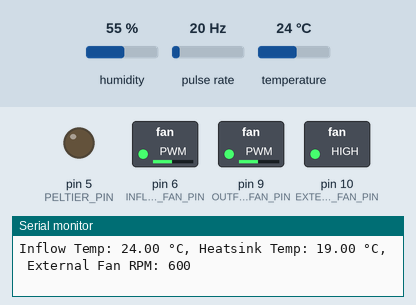
This sketch was run on a simulated Arduino Uno, built with avr-gcc and run on an emulated ATmega328P. On the bench: switched loads named in the sketch (green lamp = pin HIGH), output pins drawn as LEDs (lit = HIGH), the last lines printed to the serial monitor. Wiring (inferred from the names in the program): pulse sensor: data pin 2. The test bench sets the inputs (shaded band); at power-on: pulse rate 20 Hz, temperature 24 °C, humidity 55 %.

Above: at 1.2 s.
1.3 s: pulse rate (sensor on pin 2) set to 95 Hz
4.7 s: pulse rate (sensor on pin 2) set to 99 Hz
At 6.9 s:
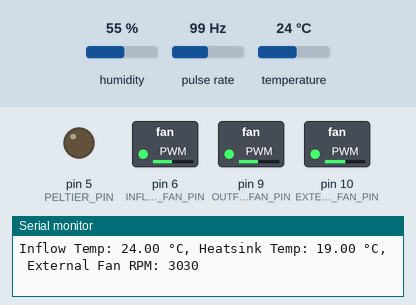
8.1 s: temperature set to 15.8 °C
10.9 s: temperature set to 14.1 °C
12.4 s: pulse rate (sensor on pin 2) set to 4 Hz
At 14.9 s:
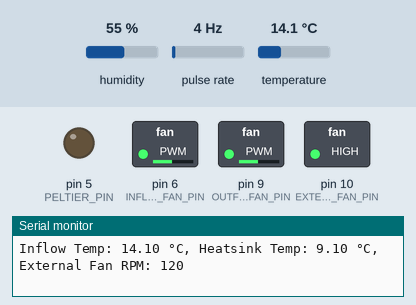
15.2 s: temperature set to 24.3 °C
17.5 s: temperature set to 25.6 °C
At 19.3 s:
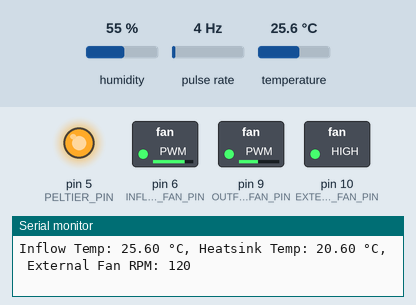
Timing chart, 0 to 20.8 s (numbered marks = the images above; inputs shaded):
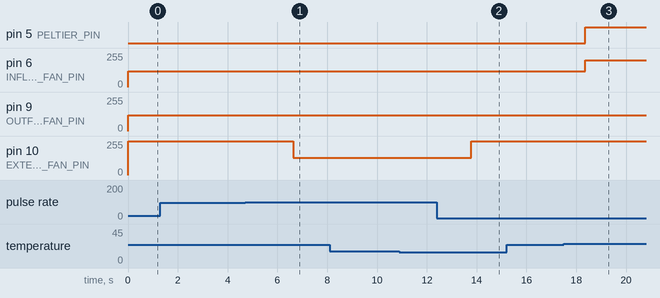

Measured:
- the behaviour switches between 98 and 99 Hz on pulse rate (sensor on pin 2) (found by bisection; images 0 and 1)
- the behaviour switches between 25 and 25.1 °C on temperature (found by bisection; images 2 and 3)
- after the input at 4.7 s, pin 10 (EXTERNAL_FAN_PIN): 255/255 → 128/255 after 1.9 s
- after the input at 12.4 s, pin 10 (EXTERNAL_FAN_PIN): 128/255 → 255/255 after 1.4 s
- after the input at 17.5 s, pin 5 (PELTIER_PIN): LOW → HIGH after 0.87 s; pin 6 (INFLOW_FAN_PIN): 120/255 → 200/255 after 0.87 s

The sketch:

battery_cooling.ino
```cpp
//--------------------main.ino---------------//
#include "GlobalVariables.h"
#include "SensorRead.h"
#include "FanControl.h"
#include "RPMCounter.h"
#include "PeltierControl.h"
#include "DebugPrint.h"

void setup() {
  Serial.begin(9600); // Start Serial Monitor
  initSensors();      // Initialize sensors
  initFanControl();   // Initialize fan control
  pinMode(PELTIER_PIN, OUTPUT);
  attachInterrupt(digitalPinToInterrupt(EXTERNAL_FAN_RPM_PIN), countPulse, FALLING); // RPM interrupt
}

void loop() {
  readSensors();     // Read sensor data
  controlPeltier();  // Control Peltier device
  controlFan();      // Control fans
  calculateRPM();    // Calculate external fan RPM
  printDebug();      // Print debug data
  delay(500);        // Loop delay
}
```

DebugPrint.cpp
```cpp
//--------------------DebugPrint.cpp---------------//
#include <Arduino.h>
#include "GlobalVariables.h"

void printDebug() {
  Serial.print("Inflow Temp: ");
  Serial.print(inflowTemp);
  Serial.print(" °C, Heatsink Temp: ");
  Serial.print(heatsinkTemp);
  Serial.print(" °C, External Fan RPM: ");
  Serial.println(rpm);
}
```

DebugPrint.h
```cpp
//--------------------DebugPrint.h---------------//
#ifndef DEBUGPRINT_H
#define DEBUGPRINT_H

void printDebug();  // Print debug data

#endif
```

FanControl.cpp
```cpp
//--------------------FanControl.cpp---------------//
#include <Arduino.h>
#include "FanControl.h"
#include "GlobalVariables.h"

void initFanControl() {
  pinMode(INFLOW_FAN_PIN, OUTPUT);
  pinMode(OUTFLOW_FAN_PIN, OUTPUT);
  pinMode(EXTERNAL_FAN_PIN, OUTPUT);
  pinMode(EXTERNAL_FAN_RPM_PIN, INPUT);
}

void controlFan() {
  // Control Inflow Fan (3-pin, PWM)
  if (inflowTemp > INFLOW_TEMP_THRESHOLD) {
    analogWrite(INFLOW_FAN_PIN, INFLOW_FAN_HIGH);
  } else {
    analogWrite(INFLOW_FAN_PIN, INFLOW_FAN_LOW);
  }

  // Control Outflow Fan (3-pin, PWM)
  if (heatsinkTemp > HEATSINK_TEMP_THRESHOLD) {
    analogWrite(OUTFLOW_FAN_PIN, OUTFLOW_FAN_HIGH);
  } else {
    analogWrite(OUTFLOW_FAN_PIN, OUTFLOW_FAN_LOW);
  }

  // Control External Fan (4-pin, RPM feedback)
  if (rpm > EXTERNAL_FAN_RPM_THRESHOLD) {
    analogWrite(EXTERNAL_FAN_PIN, EXTERNAL_FAN_MEDIUM);
  } else {
    analogWrite(EXTERNAL_FAN_PIN, EXTERNAL_FAN_HIGH);
  }
}
```

FanControl.h
```cpp
//--------------------FanControl.h---------------//
#ifndef FANCONTROL_H
#define FANCONTROL_H

void initFanControl();  // Initialize fan pins
void controlFan();      // Control fan speeds

#endif
```

GlobalVariables.cpp
```cpp
//-------------------------GlobalVariables.cpp------------------//
#include "GlobalVariables.h"

// Global Variables Definition
float inflowTemp = 0.0;
float humidity = 0.0;
float heatsinkTemp = 0.0;
int rpm = 0;
```

GlobalVariables.h
```cpp
//-------------------------GlobalVariables.h------------------//
#ifndef GLOBALVARIABLES_H
#define GLOBALVARIABLES_H

// Pin Definitions
#define INFLOW_FAN_PIN 6       // 3-pin fan (PWM control)
#define OUTFLOW_FAN_PIN 9      // 3-pin fan (PWM control)
#define EXTERNAL_FAN_PIN 10    // 4-pin fan (PWM control)
#define EXTERNAL_FAN_RPM_PIN 2 // RPM feedback (interrupt-capable pin)
#define DHT_PIN 3              // DHT22 sensor pin
#define PELTIER_PIN 5          // Peltier control pin

// Thresholds & Parameters (Centralized Configuration)
#define INFLOW_TEMP_THRESHOLD 25.0     // Threshold for inflow fan speed
#define HEATSINK_TEMP_THRESHOLD 30.0   // Threshold for outflow fan speed
#define FREEZE_TEMP_THRESHOLD 5.0      // Peltier anti-freeze cutoff
#define EXTERNAL_FAN_RPM_THRESHOLD 3000 // RPM threshold for external fan

// PWM Values
#define INFLOW_FAN_HIGH 200   // Inflow fan high speed
#define INFLOW_FAN_LOW 120    // Inflow fan low speed
#define OUTFLOW_FAN_HIGH 200  // Outflow fan high speed
#define OUTFLOW_FAN_LOW 120   // Outflow fan low speed
#define EXTERNAL_FAN_HIGH 255 // External fan full speed
#define EXTERNAL_FAN_MEDIUM 128 // External fan medium speed

// Global Variables
extern float inflowTemp;       // Inflow temperature from DHT22
extern float humidity;         // Humidity from DHT22
extern float heatsinkTemp;     // Heatsink temperature
extern int rpm;                // External fan RPM

#endif
```

PeltierControl.cpp
```cpp
//--------------------PeltierControl.cpp---------------//
#include <Arduino.h>
#include "PeltierControl.h"
#include "GlobalVariables.h"

void controlPeltier() {
  if (heatsinkTemp < FREEZE_TEMP_THRESHOLD) { // Anti-freeze cutoff
    digitalWrite(PELTIER_PIN, LOW); // Turn OFF Peltier
  } else if (inflowTemp > INFLOW_TEMP_THRESHOLD) {
    digitalWrite(PELTIER_PIN, HIGH); // Turn ON Peltier
  } else {
    digitalWrite(PELTIER_PIN, LOW);// Maintain OFF
  }
}
```

PeltierControl.h
```cpp
//--------------------PeltierControl.h---------------//
#ifndef PELTIERCONTROL_H
#define PELTIERCONTROL_H

void controlPeltier();  // Control Peltier device

#endif
```

RPMCounter.cpp
```cpp
//--------------------RPMControl.cpp---------------//
#include <Arduino.h>
#include "RPMCounter.h"
#include "GlobalVariables.h"

volatile int pulseCount = 0;
unsigned long lastMillis = 0;

void countPulse() {
  pulseCount++;
}

void calculateRPM() {
  unsigned long currentMillis = millis();
  if (currentMillis - lastMillis >= 1000) { // Update RPM every second
    noInterrupts();
    int currentPulses = pulseCount;
    pulseCount = 0;
    interrupts();
    rpm = currentPulses * 30; // 60 seconds / 2 pulses per revolution
    lastMillis = currentMillis;
  }
}
```

RPMCounter.h
```cpp
//--------------------RPMControl.h---------------//
#ifndef RPMCOUNTER_H
#define RPMCOUNTER_H

void countPulse();      // Interrupt function for RPM counting
void calculateRPM();    // RPM calculation logic

#endif
```

SensorRead.cpp
```cpp
//--------------------SensorRead.cpp---------------//
#include "SensorRead.h"
#include "GlobalVariables.h"

#define DHT_TYPE DHT22

DHT dht(DHT_PIN, DHT_TYPE);

void initSensors() {
  dht.begin();
}

void readSensors() {
  // Read DHT22 (inflow temperature and humidity)
  inflowTemp = dht.readTemperature();
  humidity = dht.readHumidity();

  // Simulate heatsink temperature (replace with actual sensor reading)
  heatsinkTemp = inflowTemp - 5.0; // Example: heatsink is 5°C cooler
}
```

SensorRead.h
```cpp
//--------------------SensorRead.h---------------//
#ifndef SENSORREAD_H
#define SENSORREAD_H

#include <DHT.h>

void initSensors();   // Initialize sensors
void readSensors();   // Read sensor data

#endif
```
